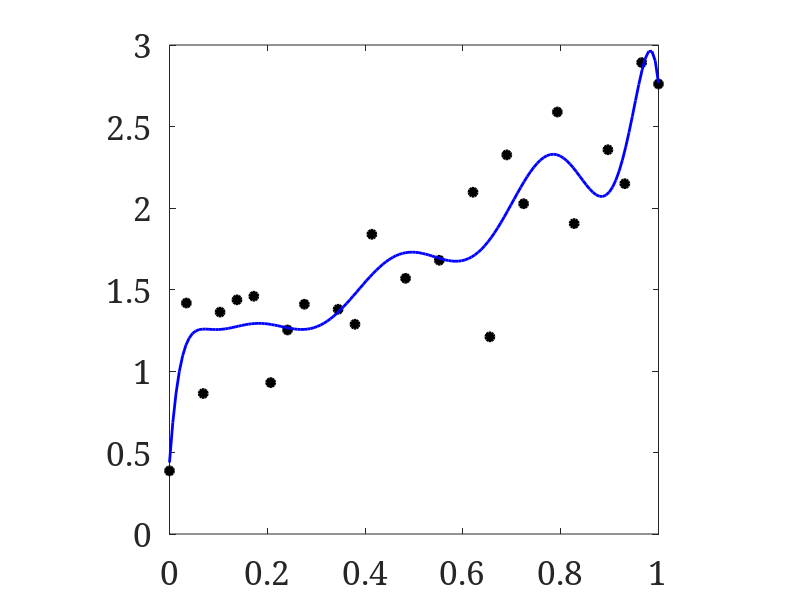
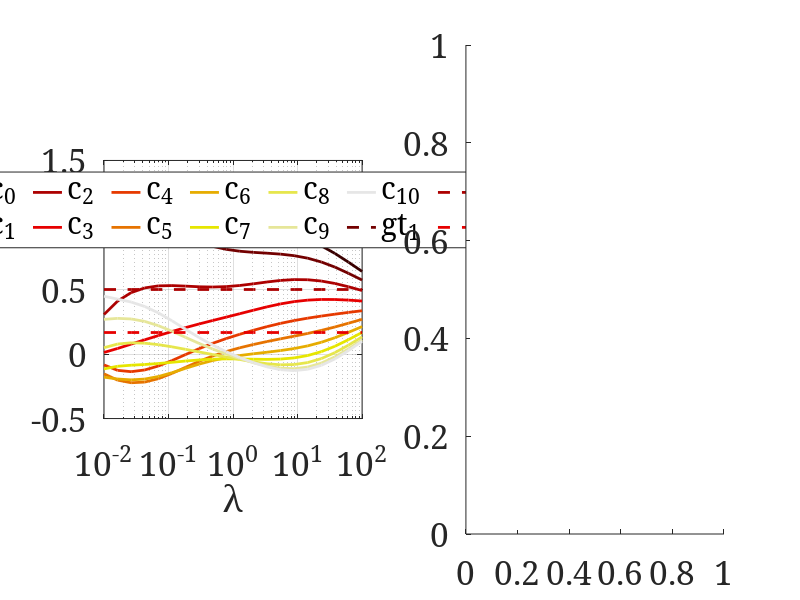

Here is the MATLAB script that generated these plots, in order: (Note: this script raises an error after producing the figures.)
set(0, 'DefaultAxesFontSize', 24);
set(0, 'DefaultFigureColor', 'w');
set(0,'defaultAxesFontName', 'serif')
set(0, 'DefaultLineLineWidth', 2);
clear, close all

rng(0)  % seed random number generator
N = 30; % number of data points (in total)
M = round(N/5); % number of test points for cross-validation

x = linspace(0,1,N)';       % data grid
xd = linspace(0,1,5*N)';    % dense grid
indices = randperm(N);      % randomized indices (for test data)
z = x(indices(1:M));        % cross-validation grid  
x(indices(1:M)) = [ ];      % reduced data grid
y = exp(x);                 % ground truth
data= y + 1/2*randn(N-M,1);   % noisy observation
dataz = exp(z) + 1/2*randn(M,1); % noisy observation for cross-validation

figure(1)
plot(x,data,'ko','MarkerFaceColor','k')
axis square

p = 10;
Gimmel = toeplitz(-eye(p+1-1,1), [-1,1,zeros(1,p+1-2)]);
X = zeros(size(x,1), p+1);
Xd = zeros(size(xd,1),p+1);
Z = zeros(size(z,1), p+1);
for k = 0:p
    X(:,k+1) = x.^k;
    Xd(:,k+1) = xd.^k;
    Z(:,k+1) = z.^k;
end
% least squares
c_lsq = (X'*X)\(X'*data);
figure(1)
hold on
plot(xd,Xd*c_lsq,'-b')
hold off

% ridge regression
lambda = logspace(-2,2,20);
C_ridge = zeros(length(c_lsq),length(lambda));
for k = 1:length(lambda)
    % ridge regression
%     C_ridge(:,k) = (X'*X + lambda(k)*eye(p+1,p+1))\(X'*data);
    % Tikhonov
    C_ridge(:,k) = (X'*X + lambda(k) * Gimmel' * Gimmel)\(X'*data);
end

cmap = 0.9*hot(p+1);
figure(2), clf
subplot(1,2,1)
for k = 1:size(C_ridge,1)
    semilogx(lambda, C_ridge(k,:),'color',cmap(k,:))
    hold on
end
hold off, grid on, axis square
hold on
GT = 1./(gamma(linspace(0,p,p+1)+1))' * ones(1,length(lambda));
for k = 2:4
    semilogx(lambda, GT(k,:),'--','color',cmap(k,:))
    hold on
end
xlabel('\lambda')
legend('c_0','c_1','c_2','c_3','c_4','c_5','c_6','c_7','c_8','c_9','c_{10}',...
       'gt_1','gt_2','gt_3')
legend('location','North','Numcolumns',11)

% compute ground truth
cost_GT = zeros(1,length(lambda));
cost_CV = zeros(1,length(lambda));
for k = 1:size(C_ridge,2)
    cost_GT(k) = norm( C_ridge(:,k) - GT(:,k),2)^2;
    cost_CV(k) = norm( Z*C_ridge(:,k) - dataz,2)^2;
end

cost_GT = cost_GT/max(cost_GT);
cost_CV = cost_CV/max(cost_CV);

color1 = 0.5*[1 0 1];
color2 = 0.5*[0 1 0];
h = subplot(1,2,2);
yyaxis left
semilogx(lambda, cost_GT, '-o','color',color1,'MarkerFaceColor',color1)
h.YColor = color1;
ylabel('ground truth')
hold on
yyaxis right
semilogx(lambda, cost_CV, '-o','color',color2,'MarkerFaceColor',color2)
h.YColor = color2;
ylabel('cross-validation')
grid on, axis square, grid on, xlabel('\lambda')
legend('ground truth cost','cross-validation')
legend('location','North')

[~,minIndex] = min(cost_CV);
optimalLambda = lambda(minIndex);
disp(['optimal lambda: ', num2str(optimalLambda)])
figure(1)
hold on 
plot(xd, Xd*C_ridge(:,minIndex),'-r')
plot(x,y,'k--')
hold off
legend('data','LSQ','ridge','ground truth')
legend('location','SouthEast')
xlabel('x')
grid on